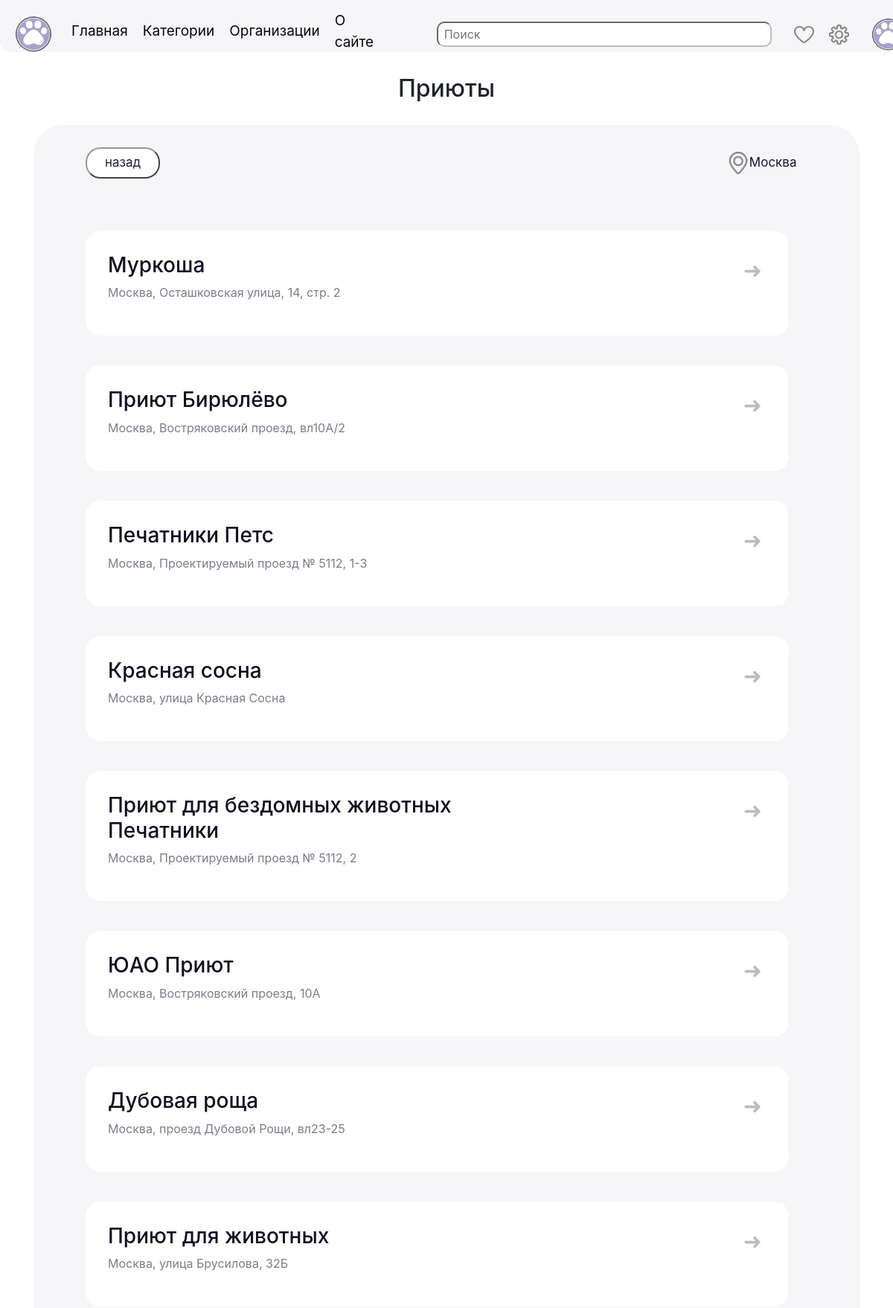
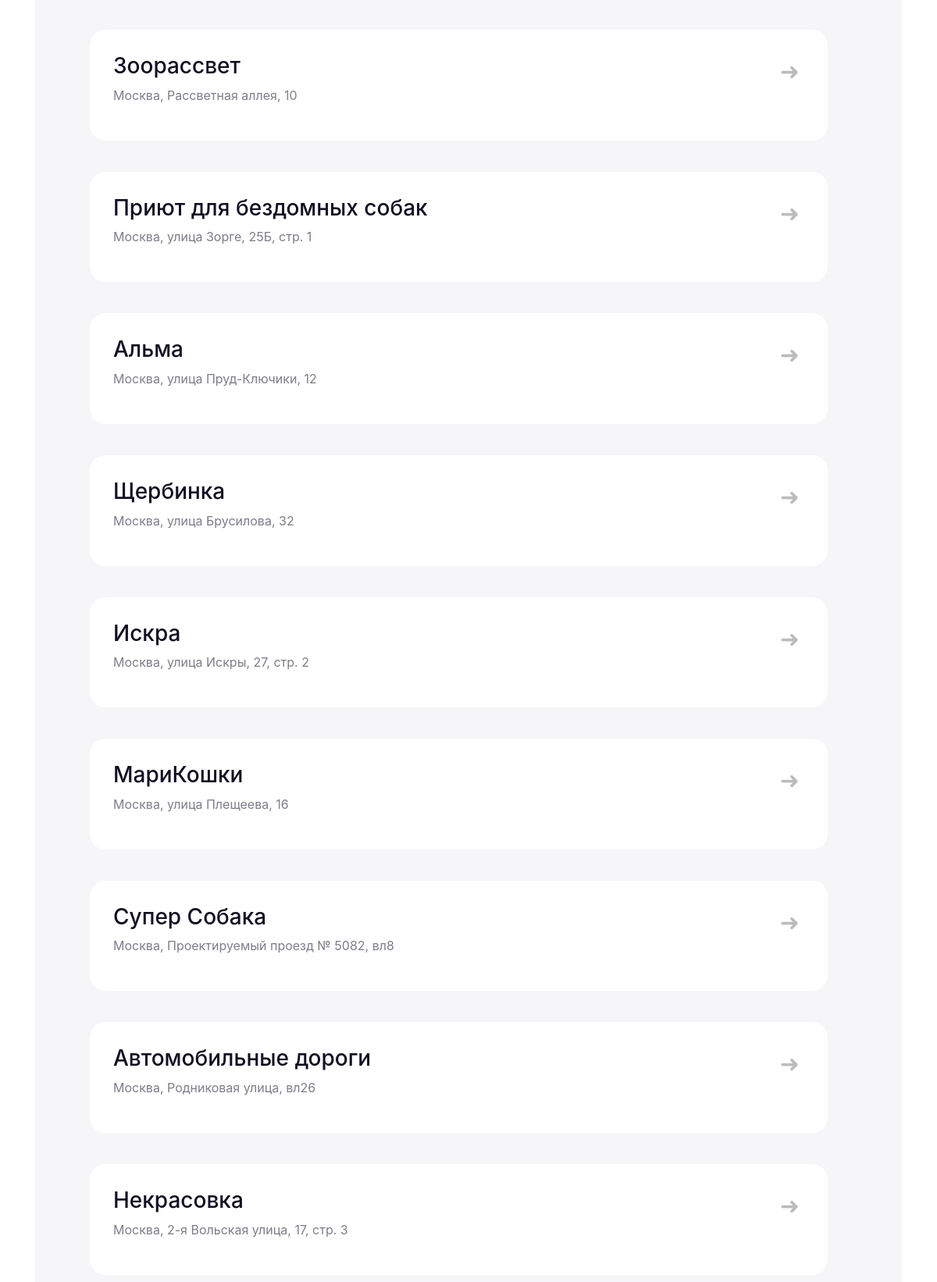
/organizations/shelters (signed in, upper part), run on the app's committed database (2 pictures, top to bottom).
### data/users.py (models this page shows, shortened)
class User(SqlAlchemyBase, UserMixin):
    __tablename__ = 'users'
    id = sqlalchemy.Column(sqlalchemy.Integer,
                           primary_key=True, autoincrement=True)
    name = sqlalchemy.Column(sqlalchemy.String, nullable=False)
    about = sqlalchemy.Column(sqlalchemy.String, nullable=True)
    photo = sqlalchemy.Column(sqlalchemy.String, nullable=True)
    email = sqlalchemy.Column(sqlalchemy.String,
                              index=True, unique=True, nullable=False)
    hashed_password = sqlalchemy.Column(sqlalchemy.String, nullable=False)
    created_date = sqlalchemy.Column(sqlalchemy.DateTime,
                                     default=datetime.datetime.now)
    posts = orm.relationship("Post", back_populates='user')
    city = sqlalchemy.Column(sqlalchemy.String, default='Москва')

### data/organizations.py (models this page shows)
class Organizations(SqlAlchemyBase):
    __tablename__ = 'organizations'
    id = sqlalchemy.Column(sqlalchemy.Integer,
                           primary_key=True, autoincrement=True)
    name = sqlalchemy.Column(sqlalchemy.String, nullable=False)
    type = sqlalchemy.Column(sqlalchemy.String)
    address = sqlalchemy.Column(sqlalchemy.String)
    hours = sqlalchemy.Column(sqlalchemy.String)
    url = sqlalchemy.Column(sqlalchemy.String)
    contacts = sqlalchemy.Column(sqlalchemy.String)
    city = sqlalchemy.Column(sqlalchemy.String, default='Москва')

### server.py (the view, shortened to what this page needs)
@app.route('/organizations/<types>')
def organization(types):
    f = open('organizations.json', encoding="utf8")
    r = json.load(f)
    n = r[types]["name"]
    if current_user.is_authenticated:
        city = current_user.city
    else:
        city = session.get('city')
        if not city:
            session['city'] = 'Москва'
    ds = db_session.create_session()
    filt = ds.query(Organizations).filter(Organizations.type == types, Organizations.city == city).all()
    ds = db_session.create_session()
    m = ds.query(Organizations).filter(Organizations.city == city, Organizations.type == types).all()
    src = r[types]["src"]
    session["link"] = f'/organizations/{types}'
    if len(city) > 100:
        city = city[:100] + '...'
    return render_template('org_type.html', title=n, name=n, city=city, link_kard=src, info=m)

### data/db_session.py (called while the page is built)
def create_session() -> Session:
    global __factory
    return __factory()

### server.py (called while the page is built)
@login_manager.user_loader
def load_user(user_id):
    db_sess = db_session.create_session()
    return db_sess.query(User).get(user_id)

### templates/org_type.html (shortened to what this page needs)
{% extends "base.html" %}
{% block content %}
<h2>{{ name }}</h2>
<div class="div_o">
    <div class="geo2" style="width: 91%; align-items: center;">
        <a href="/organizations">
            <button class="back">назад</button>
        </a>
        <a href="/choice_city"><img src="/static/img/point.png" height="30">{{ city }}</a>
    </div>
    <a>
        {%for i in info %}
        <a href='/organizations/{{i.type}}/{{i.id}}' class="post_mini"
           style="padding: 30px; display: flex; height: 100%;">
            <div style="width: 80%">
                <h3>{{i.name}}</h3>
                <p style="color: #807c8a">{{i.address}}</p>
            </div>
            <div class='v_div'>
                <button class="v_org2"> ➜</button>
            </div>
        </a>
        {% endfor %}
    </a>
</div>
{% endblock %}

### templates/base.html (shortened to what this page needs)
<!doctype html>
<html lang="en">
<head>
    <link rel="stylesheet"
          href="https://stackpath.bootstrapcdn.com/bootstrap/4.4.1/css/bootstrap.min.css"
>
    <link rel="stylesheet"
          href="/static/css/style.css">
</head>
<body class="main">
<header>
    <nav>
        <div>
            <a class="navbar-brand" href="/"><img src="/static/img/logo.png" width="50px"></a>
            <ul class="un">
                <li>
                    <a class="link" href="/">Главная</a>
                </li>
                <li>
                    <a class="link" href="/category">Категории</a>
                </li>
                <li class='li2'>
                    <a class="link" href="/organizations">
                        Организации
                    </a>
                </li>
                <li>
                    <a class="link" href="/about_site">О сайте</a>
                </li>
            </ul>
            <form class="search_f" action="/search" method="post">
                <input placeholder=" Поиск" type="search" name="search"/>
            </form>
            {% if current_user.is_authenticated %}
            <a href="/favorites" class="img_a"><img src="/static/img/fav.png" height="27px" alt="избранное"></a>
            <a class="img_a" href="/settings"><img src="/static/img/sett.png" height="27px"></a>
            <a class="img_a" href="/profile"><img src={{current_user.photo}} height="45px"
                                                  style='border-radius: 10px; margin-left: 10px;'></a>
            {% else %}
            <a href='/profile'>
                <button class="login">Войти</button>
            </a>
            {% endif %}
        </div>
    </nav>
</header>
<main role="main" class="container">
    {% block content %}
    {% endblock %}
</main>
</body>

### static/css/style.css (style rules this page uses)
nav { border-radius: 0px 0px 15px 15px; background-color: #f6f5f7; color: #e2d3ed; height: 70px; }
.container { text-align: center; margin-top: 30px }
nav div { padding-left: 20px; padding-top: 5px; align-items: center; display: flex; }
.v_div { text-align: end; width: 40%; }
.div_o { display: block; margin-top: 30px; padding: 30px; text-align: center; font-size: 18px; border-radius: 40px; background: #f6f5f7; }
.geo2 { margin-left: 40px; text-align: start; justify-content: space-between; display: flex; margin-bottom: 30px; }
.post_mini, .post_fav { color: #130e21; text-decoration: none; border-radius: 20px; background-color: #fff; display: block; padding: 30px; height: 200px; margin: 40px; font-size: 16px; text-align: start; justify-content: start; width: 90%; }
.un { margin-left: 10px; font-size: 19px; padding: 0px; align-items: center; margin-top: 9px; list-style-type: none; display: flex; }
.geo2 a { text-decoration: none; color: #171A31; font-size: 17px; }
.link { margin-right: 20px; text-decoration: none; color: #09080a; }
.img_a { margin-left: 10px; margin-right: 10px; }
.v_org2 { font-size: 30px; color: #BCBCBC; background: none; text-decoration: none; border: none; }
.back { color: #281D35; padding: 6px; font-size: 17px; width: 100px; background: #fff; border-color: #969696; border-radius: 20px; }
.search_f { display: flex; align-items: center; margin-right: 20px; margin-left: 50px; }
.search_f input { width: 450px; padding: 3px; margin-left: 15px; border-radius: 10px; border-color: #BDBDBD; }

### data on the page
User: photo (picture), city "Москва"
Organizations: {{ i.id }} 1 (drawn), name "Муркоша", address "Москва, Осташковская улица, 14, стр. 2"
Organizations: name "Приют Бирюлёво", address "Москва, Востряковский проезд, вл10А/2"
Organizations: name "Печатники Петс", address "Москва, Проектируемый проезд № 5112, 1-3"
Organizations: name "Красная сосна", address "Москва, улица Красная Сосна"
Organizations: name "Приют для бездомных животных Печатники", address "Москва, Проектируемый проезд № 5112, 2"
Organizations: name "ЮАО Приют", address "Москва, Востряковский проезд, 10А"
Organizations: name "Дубовая роща", address "Москва, проезд Дубовой Рощи, вл23-25"
Organizations: name "Приют для животных", address "Москва, улица Брусилова, 32Б"
Organizations: name "Зоорассвет", address "Москва, Рассветная аллея, 10"
Organizations: {{ i.id }} 10 (drawn), name "Приют для бездомных собак", address "Москва, улица Зорге, 25Б, стр. 1"
Organizations: name "Альма", address "Москва, улица Пруд-Ключики, 12"
Organizations: name "Щербинка", address "Москва, улица Брусилова, 32"
Organizations: name "Искра", address "Москва, улица Искры, 27, стр. 2"
Organizations: name "МариКошки", address "Москва, улица Плещеева, 16"
Organizations: name "Супер Собака", address "Москва, Проектируемый проезд № 5082, вл8"
Organizations: name "Автомобильные дороги", address "Москва, Родниковая улица, вл26"
Organizations: name "Некрасовка", address "Москва, 2-я Вольская улица, 17, стр. 3"

### other printed values
{{ name }} "Приюты"
